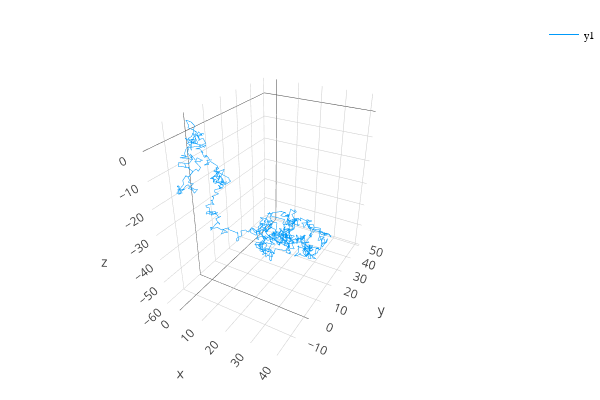

This figure's notebook cell:
### Markdown cell above
## Random Walk
Let's take our visualization to the next dimension. Here is a simple plot to visualize the random walk in 3D.

### Code cell
n = 1000
rw() = cumsum(randn(n)) #anonymous function for cumulative random values

# x/y/z coordinates
x = rw() 
y = rw()
z = rw()

plot(x,y,z)

### Figure 1 — Plotly figure (JSON) as saved in the notebook; plotly's stock layout.template omitted (floating-point values rounded to 4 significant figures; data arrays with more than 128 entries replaced by an {"elided": "..."} marker saying what was removed)
{"data": [{"colorbar": {"title": ""}, "line": {"color": "rgba(0, 154, 250, 1.000)", "dash": "solid", "shape": "linear", "width": 1}, "mode": "lines", "name": "y1", "showlegend": true, "type": "scatter3d", "x": {"elided": "1000 float values"}, "xaxis": "x1", "y": {"elided": "1000 float values"}, "yaxis": "y1", "z": {"elided": "1000 float values"}}], "layout": {"annotations": [], "height": 400, "legend": {"bgcolor": "rgba(255, 255, 255, 1.000)", "bordercolor": "rgba(0, 0, 0, 1.000)", "font": {"color": "rgba(0, 0, 0, 1.000)", "family": "sans-serif", "size": 11}, "x": 1, "y": 1}, "margin": {"b": 20, "l": 0, "r": 0, "t": 20}, "paper_bgcolor": "rgba(255, 255, 255, 1.000)", "plot_bgcolor": "rgba(255, 255, 255, 1.000)", "scene": {"camera": {"eye": {"x": 1.126, "y": -1.95, "z": 1.3}}, "xaxis1": {"anchor": "y1", "domain": [0.05101, 0.9934], "gridcolor": "rgba(0, 0, 0, 0.100)", "gridwidth": 0.5, "linecolor": "rgba(0, 0, 0, 1.000)", "mirror": false, "range": [-4.456, 40.46], "showgrid": true, "showline": true, "showticklabels": true, "tickangle": 0, "tickcolor": "rgb(0, 0, 0)", "tickfont": {"color": "rgba(0, 0, 0, 1.000)", "family": "sans-serif", "size": 11}, "tickmode": "array", "ticks": "inside", "ticktext": ["0", "10", "20", "30", "40"], "tickvals": [0, 10, 20, 30, 40], "title": "", "titlefont": {"color": "rgba(0, 0, 0, 1.000)", "family": "sans-serif", "size": 15}, "type": "-", "visible": true, "zeroline": false, "zerolinecolor": "rgba(0, 0, 0, 1.000)"}, "yaxis1": {"anchor": "x1", "domain": [0.03762, 0.9902], "gridcolor": "rgba(0, 0, 0, 0.100)", "gridwidth": 0.5, "linecolor": "rgba(0, 0, 0, 1.000)", "mirror": false, "range": [-17.27, 48.44], "showgrid": true, "showline": true, "showticklabels": true, "tickangle": 0, "tickcolor": "rgb(0, 0, 0)", "tickfont": {"color": "rgba(0, 0, 0, 1.000)", "family": "sans-serif", "size": 11}, "tickmode": "array", "ticks": "inside", "ticktext": ["-10", "0", "10", "20", "30", "40"], "tickvals": [-10, 0, 10, 20, 30, 40], "title": "", "titlefont": {"color": "rgba(0, 0, 0, 1.000)", "family": "sans-serif", "size": 15}, "type": "-", "visible": true, "zeroline": false, "zerolinecolor": "rgba(0, 0, 0, 1.000)"}, "zaxis1": {"gridcolor": "rgba(0, 0, 0, 0.100)", "gridwidth": 0.5, "linecolor": "rgba(0, 0, 0, 1.000)", "mirror": false, "range": [-58.45, 4.359], "showgrid": true, "showline": true, "showticklabels": true, "tickangle": 0, "tickcolor": "rgb(0, 0, 0)", "tickfont": {"color": "rgba(0, 0, 0, 1.000)", "family": "sans-serif", "size": 11}, "tickmode": "array", "ticks": "inside", "ticktext": ["-50", "-40", "-30", "-20", "-10", "0"], "tickvals": [-50, -40, -30, -20, -10, 0], "title": "", "titlefont": {"color": "rgba(0, 0, 0, 1.000)", "family": "sans-serif", "size": 15}, "type": "-", "visible": true, "zeroline": false, "zerolinecolor": "rgba(0, 0, 0, 1.000)"}}, "showlegend": true, "width": 600}}
